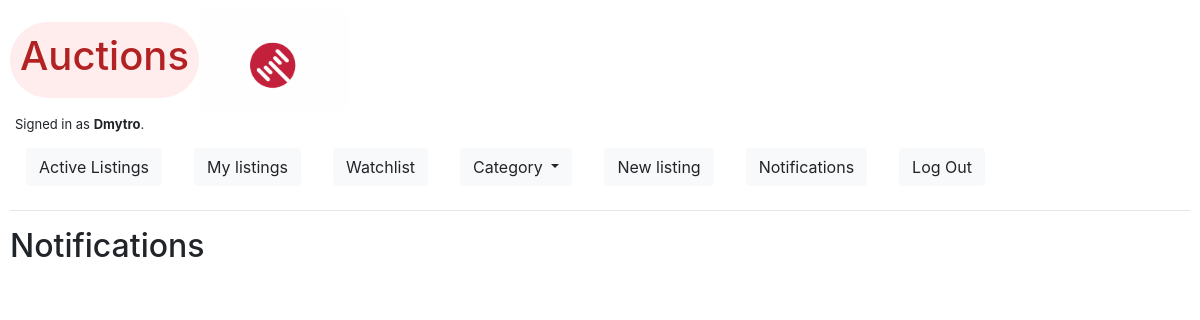
The page /notifications (signed in) on the database as committed earlier.
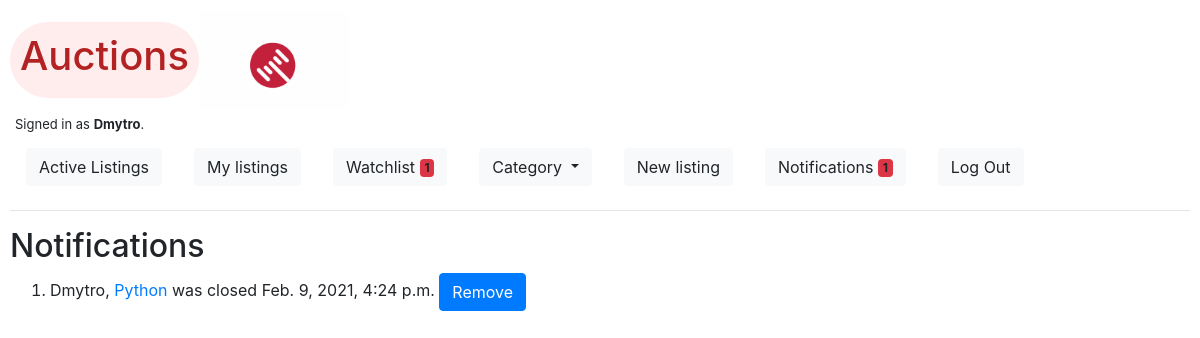
The same page on the database as committed later.
### auctions/models.py (models this page shows, shortened)
class User(AbstractUser):
    pass

class Notification(models.Model):
    datetime = models.DateTimeField(auto_now_add=True, blank=True)
    user = models.ForeignKey(User, on_delete=models.CASCADE, related_name="notifications")
    notification = models.CharField(max_length=255)

### auctions/views.py (the view)
# urls.py: path("notifications", views.notifications, name="notifications"),
@login_required
def notifications(request):
    if request.method == "POST":
        Notification.objects.all().filter(notification=str(request.POST['notification'])).delete()
        notif = Notification.objects.all().filter(user=request.user)
        return render(request, 'auctions/notifications.html', {
            "notifications": notif,
        })
    else:
        notif = Notification.objects.all().filter(user=request.user)
        return render(request, 'auctions/notifications.html', {
            "notifications": notif,
        })

### auctions/templates/auctions/notifications.html (shortened to what this page needs)
{% extends "auctions/layout.html" %}
{% block body %}
    <h2>Notifications</h2>
    <ol>
        {% for notification in notifications %}
            <li>
                <form method="POST">
                    {{ notification.user }},
                    <a href="{% url 'listing' notification.notification %}">
                        {{ notification.notification }}</a> was closed {{ notification.datetime }}
                    <button class="btn btn-primary" type="submit" name='notification'
                    value="{{ notification.notification }}">Remove</button>
                </form>
            </li>
        {% endfor %}
    </ol>
{% endblock %}

### auctions/templates/auctions/layout.html (shortened to what this page needs)
{% load static %}
<!DOCTYPE html>
<html lang="en">
    <head>
        <link rel="stylesheet" href="https://stackpath.bootstrapcdn.com/bootstrap/4.4.1/css/bootstrap.min.css">
        <link rel="stylesheet" href="{% static 'auctions/styles.css' %}">
        <link rel="stylesheet" href="{% static 'auctions/color.css' %}">
        <script src="https://cdn.jsdelivr.net/npm/bootstrap@5.0.0-beta1/dist/js/bootstrap.min.js"></script>    </head>
    <body class="auctions">
        <div class="title">
            <div id="auction_logo"><h1>Auctions</h1></div>
            <div class="gif"></div>
        </div>
        <div id="is_authenticated">
            {% if user.is_authenticated %}
                Signed in as <strong>{{ user.username }}</strong>.
            {% else %}
                Not signed in.
            {% endif %}
        </div>
        <ul class="nav">
                <li class="nav-item">
                    <a class="nav-link" href="{% url 'index' %}">
                        <button type="button" class="btn btn-light">
                            Active Listings
                        </button>
                    </a>
                </li>
                {% if user.is_authenticated %}
                    <li class="nav-item">
                        <a class="nav-link" href="{% url 'my_listings' %}">
                            <button type="button" class="btn btn-light">
                                My listings
                            </button>
                        </a>
                    </li>
                    <li class="nav-item">
                        <a class="nav-link" href="{% url 'watchlist' %}">
                            <button type="button" class="btn btn-light">
                                Watchlist <span class="badge bg-danger">{% if request.user.watch.count != 0 %} {{ request.user.watch.count }} {% endif %}</span>
                              </button></a>
                    </li>
                    <li class="nav-item">
                        <div class="nav-link">
                            <a class="btn btn-light dropdown-toggle" href="#" role="button" id="dropdownMenuLink" data-toggle="dropdown" aria-haspopup="true" aria-expanded="false">
                            Category
                            </a>
                        </div>
                    </li>
                    <li class="nav-item">
                        <a class="nav-link" href="{% url 'new_listing' %}">
                            <button type="button" class="btn btn-light">
                                New listing
                            </button>
                        </a>
                    </li>
                    <li class="nav-item">
                        <a class="nav-link" href="{% url 'notifications' %}">
                            <button type="button" class="btn btn-light">
                                Notifications <span class="badge bg-danger">{% if request.user.notifications.count != 0 %} {{ request.user.notifications.count }} {% endif %}</span>
                              </button></a>
                    </li>
                    <li class="nav-item">
                        <a class="nav-link" href="{% url 'logout' %}">
                            <button type="button" class="btn btn-light">
                                Log Out
                            </button>
                        </a>
                    </li>
                {% endif %}
        </ul>
        <hr>
        {% block body %}
        {% endblock %}
    </body>
</html>

Rows that differ between the two databases and show on the page:
changed User "Dmytro": user.watch.count (not shown) → "1"; user.notifications.count (not shown) → "1"
added Notification: user "Dmytro", notification "Python", datetime "Feb. 9, 2021, 4:24 p.m."
